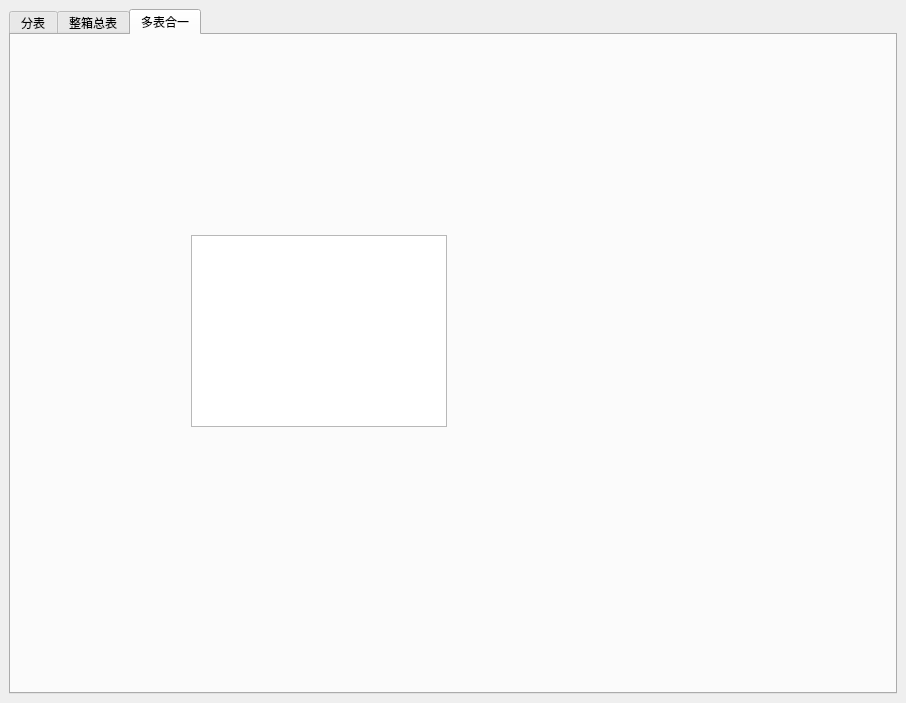
<?xml version="1.0" encoding="UTF-8"?>
<ui version="4.0">
 <class>MainWindow</class>
 <widget class="QMainWindow" name="MainWindow">
  <property name="geometry">
   <rect>
    <x>0</x>
    <y>0</y>
    <width>906</width>
    <height>703</height>
   </rect>
  </property>
  <property name="minimumSize">
   <size>
    <width>906</width>
    <height>703</height>
   </size>
  </property>
  <property name="maximumSize">
   <size>
    <width>906</width>
    <height>703</height>
   </size>
  </property>
  <property name="windowTitle">
   <string>国际表</string>
  </property>
  <widget class="QWidget" name="centralwidget">
   <layout class="QHBoxLayout" name="horizontalLayout_5">
    <item>
     <widget class="QTabWidget" name="tabWidget">
      <property name="currentIndex">
       <number>2</number>
      </property>
      <widget class="QWidget" name="tab">
       <attribute name="title">
        <string>分表</string>
       </attribute>
       <layout class="QHBoxLayout" name="horizontalLayout_4">
        <item>
         <layout class="QVBoxLayout" name="verticalLayout_4">
          <item>
           <layout class="QHBoxLayout" name="horizontalLayout">
            <item>
             <widget class="QLineEdit" name="edit_Search"/>
            </item>
            <item>
             <widget class="QToolButton" name="btn_CleanSearch">
              <property name="text">
               <string>X</string>
              </property>
             </widget>
            </item>
           </layout>
          </item>
          <item>
           <widget class="QListWidget" name="list_mNum">
            <property name="minimumSize">
             <size>
              <width>200</width>
              <height>0</height>
             </size>
            </property>
            <property name="maximumSize">
             <size>
              <width>150</width>
              <height>16777215</height>
             </size>
            </property>
           </widget>
          </item>
         </layout>
        </item>
        <item>
         <widget class="QTableWidget" name="tab_Details">
          <property name="minimumSize">
           <size>
            <width>550</width>
            <height>0</height>
           </size>
          </property>
          <column>
           <property name="text">
            <string>cn</string>
           </property>
          </column>
          <column>
           <property name="text">
            <string>重量</string>
           </property>
          </column>
          <column>
           <property name="text">
            <string>肾额</string>
           </property>
          </column>
         </widget>
        </item>
        <item>
         <layout class="QVBoxLayout" name="verticalLayout_2">
          <item>
           <widget class="QPushButton" name="btn_NewProject">
            <property name="maximumSize">
             <size>
              <width>100</width>
              <height>16777215</height>
             </size>
            </property>
            <property name="text">
             <string>创建项目</string>
            </property>
           </widget>
          </item>
          <item>
           <widget class="QPushButton" name="btn_LoadData">
            <property name="maximumSize">
             <size>
              <width>100</width>
              <height>16777215</height>
             </size>
            </property>
            <property name="text">
             <string>导入数据</string>
            </property>
           </widget>
          </item>
          <item>
           <widget class="QPushButton" name="btn_Save">
            <property name="enabled">
             <bool>false</bool>
            </property>
            <property name="maximumSize">
             <size>
              <width>100</width>
              <height>16777215</height>
             </size>
            </property>
            <property name="text">
             <string>另存为</string>
            </property>
           </widget>
          </item>
          <item>
           <widget class="Line" name="line_4">
            <property name="maximumSize">
             <size>
              <width>100</width>
              <height>16777215</height>
             </size>
            </property>
            <property name="frameShadow">
             <enum>QFrame::Plain</enum>
            </property>
            <property name="orientation">
             <enum>Qt::Horizontal</enum>
            </property>
           </widget>
          </item>
          <item>
           <layout class="QHBoxLayout" name="horizontalLayout_3">
            <item>
             <widget class="QLabel" name="label_4">
              <property name="text">
               <string>箱号：</string>
              </property>
             </widget>
            </item>
            <item>
             <widget class="QLineEdit" name="edit_BoxID"/>
            </item>
           </layout>
          </item>
          <item>
           <widget class="QLabel" name="label">
            <property name="maximumSize">
             <size>
              <width>100</width>
              <height>16777215</height>
             </size>
            </property>
            <property name="text">
             <string>克重单价(r/g)：</string>
            </property>
           </widget>
          </item>
          <item>
           <widget class="QLineEdit" name="edit_rpg">
            <property name="maximumSize">
             <size>
              <width>100</width>
              <height>16777215</height>
             </size>
            </property>
            <property name="text">
             <string>0</string>
            </property>
           </widget>
          </item>
          <item>
           <widget class="QLabel" name="label_2">
            <property name="maximumSize">
             <size>
              <width>100</width>
              <height>16777215</height>
             </size>
            </property>
            <property name="text">
             <string>国内均摊(r)：</string>
            </property>
           </widget>
          </item>
          <item>
           <widget class="QLineEdit" name="edit_InlandPost">
            <property name="maximumSize">
             <size>
              <width>100</width>
              <height>16777215</height>
             </size>
            </property>
            <property name="text">
             <string>0</string>
            </property>
           </widget>
          </item>
          <item>
           <widget class="QPushButton" name="btn_ReCountAll">
            <property name="maximumSize">
             <size>
              <width>100</width>
              <height>16777215</height>
             </size>
            </property>
            <property name="text">
             <string>更新项目</string>
            </property>
           </widget>
          </item>
          <item>
           <widget class="Line" name="line_2">
            <property name="maximumSize">
             <size>
              <width>100</width>
              <height>16777215</height>
             </size>
            </property>
            <property name="frameShadow">
             <enum>QFrame::Plain</enum>
            </property>
            <property name="lineWidth">
             <number>1</number>
            </property>
            <property name="orientation">
             <enum>Qt::Horizontal</enum>
            </property>
           </widget>
          </item>
          <item>
           <widget class="QPushButton" name="btn_NewGood">
            <property name="maximumSize">
             <size>
              <width>100</width>
              <height>16777215</height>
             </size>
            </property>
            <property name="text">
             <string>新建订单</string>
            </property>
           </widget>
          </item>
          <item>
           <widget class="QPushButton" name="btn_DelGood">
            <property name="maximumSize">
             <size>
              <width>100</width>
              <height>16777215</height>
             </size>
            </property>
            <property name="text">
             <string>删除订单</string>
            </property>
           </widget>
          </item>
          <item>
           <widget class="Line" name="line">
            <property name="minimumSize">
             <size>
              <width>0</width>
              <height>0</height>
             </size>
            </property>
            <property name="maximumSize">
             <size>
              <width>100</width>
              <height>16777215</height>
             </size>
            </property>
            <property name="frameShadow">
             <enum>QFrame::Plain</enum>
            </property>
            <property name="lineWidth">
             <number>1</number>
            </property>
            <property name="orientation">
             <enum>Qt::Horizontal</enum>
            </property>
           </widget>
          </item>
          <item>
           <widget class="QLabel" name="label_3">
            <property name="maximumSize">
             <size>
              <width>100</width>
              <height>16777215</height>
             </size>
            </property>
            <property name="text">
             <string>本单总重：</string>
            </property>
           </widget>
          </item>
          <item>
           <widget class="QLineEdit" name="edit_TotalGram">
            <property name="maximumSize">
             <size>
              <width>100</width>
              <height>16777215</height>
             </size>
            </property>
            <property name="text">
             <string>0</string>
            </property>
           </widget>
          </item>
          <item>
           <widget class="QPushButton" name="btn_AddLine">
            <property name="maximumSize">
             <size>
              <width>100</width>
              <height>16777215</height>
             </size>
            </property>
            <property name="text">
             <string>添加行</string>
            </property>
           </widget>
          </item>
          <item>
           <widget class="QPushButton" name="btn_DelLine">
            <property name="maximumSize">
             <size>
              <width>100</width>
              <height>16777215</height>
             </size>
            </property>
            <property name="text">
             <string>删除行</string>
            </property>
           </widget>
          </item>
          <item>
           <widget class="QPushButton" name="btn_ReCount">
            <property name="maximumSize">
             <size>
              <width>100</width>
              <height>16777215</height>
             </size>
            </property>
            <property name="text">
             <string>重算订单</string>
            </property>
           </widget>
          </item>
          <item>
           <widget class="Line" name="line_3">
            <property name="maximumSize">
             <size>
              <width>100</width>
              <height>16777215</height>
             </size>
            </property>
            <property name="frameShadow">
             <enum>QFrame::Plain</enum>
            </property>
            <property name="lineWidth">
             <number>1</number>
            </property>
            <property name="orientation">
             <enum>Qt::Horizontal</enum>
            </property>
           </widget>
          </item>
          <item>
           <widget class="QPushButton" name="btn_PrintFinTab">
            <property name="maximumSize">
             <size>
              <width>100</width>
              <height>16777215</height>
             </size>
            </property>
            <property name="text">
             <string>生成总表</string>
            </property>
           </widget>
          </item>
          <item>
           <spacer name="verticalSpacer">
            <property name="orientation">
             <enum>Qt::Vertical</enum>
            </property>
            <property name="sizeHint" stdset="0">
             <size>
              <width>100</width>
              <height>124</height>
             </size>
            </property>
           </spacer>
          </item>
         </layout>
        </item>
       </layout>
      </widget>
      <widget class="QWidget" name="tab_2">
       <attribute name="title">
        <string>整箱总表</string>
       </attribute>
       <layout class="QHBoxLayout" name="horizontalLayout_2">
        <item>
         <widget class="QTableWidget" name="tab_FineTab">
          <column>
           <property name="text">
            <string>cn</string>
           </property>
          </column>
          <column>
           <property name="text">
            <string>重量</string>
           </property>
          </column>
          <column>
           <property name="text">
            <string>肾额</string>
           </property>
          </column>
         </widget>
        </item>
        <item>
         <layout class="QVBoxLayout" name="verticalLayout">
          <item>
           <widget class="QPushButton" name="btn_SaveFinaTab">
            <property name="text">
             <string>导出总表</string>
            </property>
           </widget>
          </item>
          <item>
           <spacer name="verticalSpacer_2">
            <property name="orientation">
             <enum>Qt::Vertical</enum>
            </property>
            <property name="sizeHint" stdset="0">
             <size>
              <width>20</width>
              <height>40</height>
             </size>
            </property>
           </spacer>
          </item>
         </layout>
        </item>
       </layout>
      </widget>
      <widget class="QWidget" name="tab_3">
       <attribute name="title">
        <string>多表合一</string>
       </attribute>
       <widget class="QListWidget" name="listWidget">
        <property name="geometry">
         <rect>
          <x>180</x>
          <y>200</y>
          <width>256</width>
          <height>192</height>
         </rect>
        </property>
       </widget>
      </widget>
     </widget>
    </item>
   </layout>
  </widget>
 </widget>
 <resources/>
 <connections/>
</ui>
